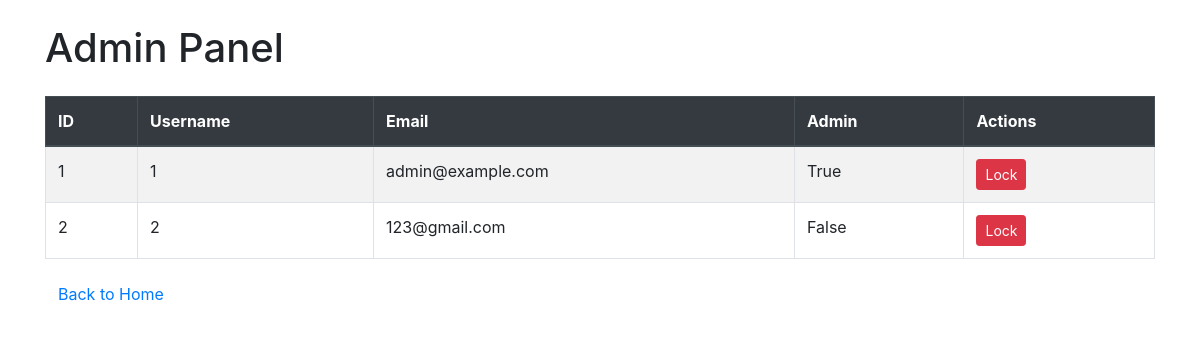
Page /admin (signed in) on the earlier database version.
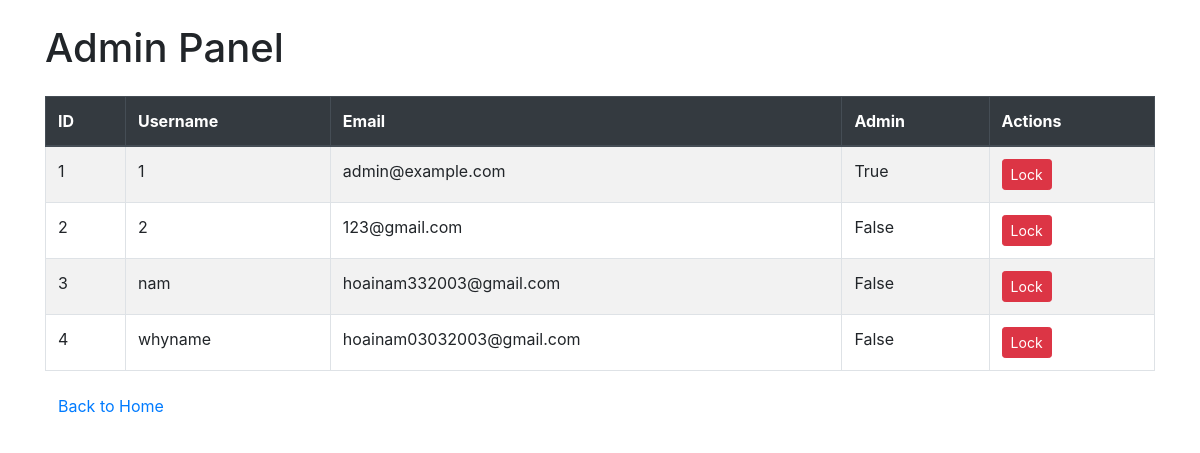
Same page on the later database version.
### main.py (models this page shows)
class User(db.Model, UserMixin):
    id = db.Column(db.Integer, primary_key=True)
    username = db.Column(db.String(100), unique=True, nullable=False)
    email = db.Column(db.String(120), unique=True, nullable=False)
    password = db.Column(db.String(255), nullable=False)
    is_admin = db.Column(db.Boolean, default=False)
    is_locked = db.Column(db.Boolean, default=False)

### main.py (the view)
@app.route('/admin')
@login_required
@admin_required
def admin_panel():
    users_data = User.query.all()
    return render_template('admin_panel.html', users=users_data)

### main.py (called while the page is built)
@login_manager.user_loader
def load_user(user_id):
    return User.query.get(user_id)

def admin_required(f):
    @wraps(f)
    def decorated_function(*args, **kwargs):
        if not current_user.is_admin:
            return redirect(url_for('login'))
        return f(*args, **kwargs)
    return decorated_function

### templates/admin_panel.html (shortened to what this page needs)
<!DOCTYPE html>
<html lang="en">
<head>
    <link href="https://maxcdn.bootstrapcdn.com/bootstrap/4.5.2/css/bootstrap.min.css" rel="stylesheet">
</head>
<body>
    <div class="container mt-4">
        <h1 class="mb-4">Admin Panel</h1>
        <table class="table table-bordered table-striped">
            <thead class="thead-dark">
                <tr>
                    <th>ID</th>
                    <th>Username</th>
                    <th>Email</th>
                    <th>Admin</th>
                    <th>Actions</th>
                </tr>
            </thead>
            <tbody>
                {% for user in users %}
                <tr>
                    <td>{{ user.id }}</td>
                    <td>{{ user.username }}</td>
                    <td>{{ user.email }}</td>
                    <td>{{ user.is_admin }}</td>
                    <td>
                        {% if user.is_locked %}
                        <a href="/unlock_user/{{ user.id }}" class="btn btn-success btn-sm">Unlock</a>
                        {% else %}
                        <a href="/lock_user/{{ user.id }}" class="btn btn-danger btn-sm">Lock</a>
                        {% endif %}
                    </td>
                </tr>
                {% endfor %}
            </tbody>
        </table>
        <a href="/" class="btn btn-link">Back to Home</a>
    </div>
</body>
</html>

Differences in the rows shown:
added User: id "3", username "nam", email "hoainam332003@gmail.com", is_admin "False"
added User: id "4", username "whyname", email "hoainam03032003@gmail.com", is_admin "False"
